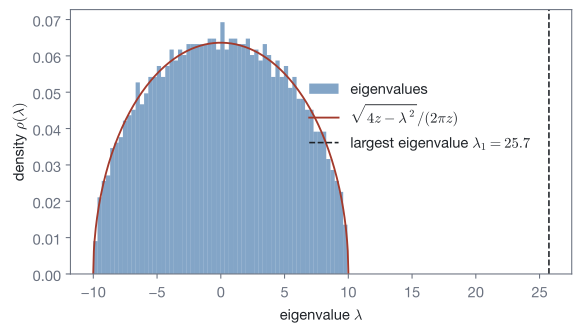

This figure's Python source:
"""Eigenvalues of the adjacency matrix of an Erdős-Rényi graph against the semicircle law (Gros Fig. 1.5)."""
import os
import sys

sys.path.insert(0, os.path.join(os.path.dirname(os.path.abspath(__file__)), "..", "..", "..", "_filters"))
from figstyle import *  # noqa: E402,F403

import networkx as nx  # noqa: E402
import numpy as np  # noqa: E402
from skcomplex.core.engine.runtime import simulate  # noqa: E402
from skcomplex.systems.mathematics.networks import RandomGraphEnsemblesSystem  # noqa: E402

# The eigenvalues come from NumPy: the package has no graph spectra (pending package issue).
G = simulate(RandomGraphEnsemblesSystem(2000, mean_degree=25.0, steps=20), until=20, random_state=2).get_network(-1).get_graph()
w = np.linalg.eigvalsh(nx.to_numpy_array(G))
z = 2 * G.number_of_edges() / G.number_of_nodes()
fig, ax = plt.subplots(figsize=(6.2, 3.6))
ax.hist(w[:-1], bins=60, density=True, color=ACCENT, alpha=0.55, label="eigenvalues")
x = np.linspace(-2 * np.sqrt(z), 2 * np.sqrt(z), 400)
x = np.clip(x, -2 * np.sqrt(z), 2 * np.sqrt(z))
ax.plot(x, np.sqrt(np.maximum(4 * z - x ** 2, 0)) / (2 * np.pi * z), color=STATEMENT, lw=1.4, label=r"$\sqrt{4z - \lambda^2}/(2\pi z)$")
ax.axvline(w[-1], color=INK, lw=1.2, ls="--", label=rf"largest eigenvalue $\lambda_1 = {w[-1]:.1f}$")
ax.set_xlabel(r"eigenvalue $\lambda$")
ax.set_ylabel(r"density $\rho(\lambda)$")
ax.legend(frameon=False, loc="center left", bbox_to_anchor=(0.45, 0.6))
fig.tight_layout()
save_figure(fig, "semicircle")
